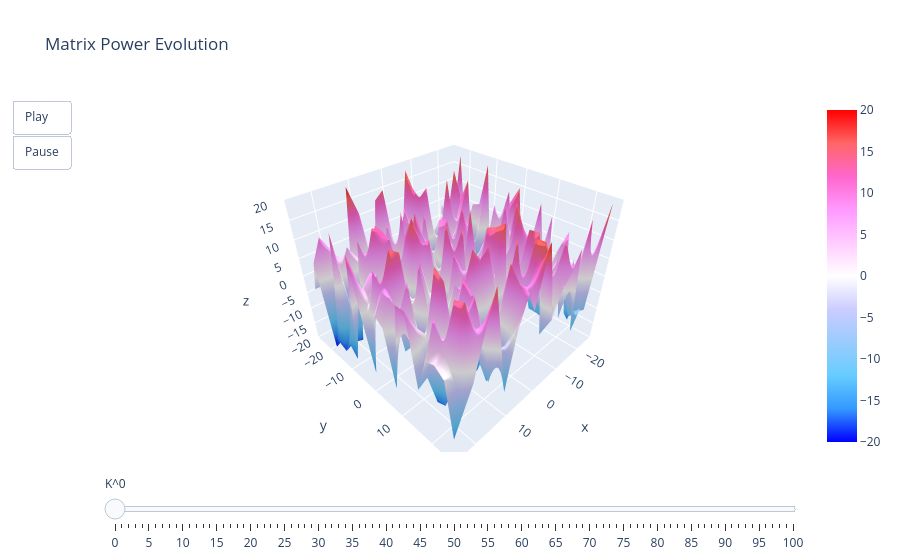

The code cell stored with this chart in its notebook:
### Code cell
import numpy as np 
import matplotlib.pyplot as plt
from pyplot_slider import plot_surface_slider



def ravel(d, e):
    i, j = d
    _, n = e
    return (i)*n + (j)

def power_matrix(A, n):
    E, V = np.linalg.eig(A)
    return V @ np.diag(E**n) @ np.linalg.inv(V)



d = 20
r = 0.025
x = np.linspace(-25, 25, d)
y = np.linspace(-25, 25, d)
np.random.seed(33)
Z = np.random.randint(-d, d, (d, d))
m, n = Z.shape
X, Y = np.meshgrid(x, y)


K = np.zeros((Z.size, Z.size))
for p in range(Z.size):
    i, j = np.unravel_index(p, Z.shape)
    
    if (i == 0) | (i == d-1) | (j == 0) | (j == d-1):
        K[p, p] = 1
        continue

    K[p, p] = 1 - 4*r

    neighbours = (
        (i+1, j),
        (i, j+1),
        (i-1, j),
        (i, j-1)
    )
    for n1, n2 in neighbours:
        q = ravel((n1, n2), Z.shape)
        K[p, q] = r

surface = []
three_frames_for_matplot = []
A = Z.copy()
for step in np.linspace(1, 5, 101):
    u = A.reshape(A.size)
    Q = power_matrix(K, step)
    U = Q @ u
    A = U.reshape(d, d)
    surface.append(A)
    if step == 1:
        three_frames_for_matplot.append(A)
    if step == 1.28:
        three_frames_for_matplot.append(A)
    if step == 2:
        three_frames_for_matplot.append(A)
        
    
plot_surface_slider(
    X,
    Y,
    surface,
    zlim=d,
    frame_duration=40,
    transition_duration=40
)

### Figure 1 — Plotly figure (JSON) as saved in the notebook; plotly's stock layout.template omitted (floating-point values rounded to 4 significant figures; data arrays with more than 128 entries replaced by an {"elided": "..."} marker saying what was removed)
{"data": [{"cmax": 20, "cmin": -20, "colorscale": [[0, "rgb(0,0,255)"], [0.1, "rgb(51,153,255)"], [0.2, "rgb(102,204,255)"], [0.3, "rgb(153,204,255)"], [0.4, "rgb(204,204,255)"], [0.5, "rgb(255,255,255)"], [0.6, "rgb(255,204,255)"], [0.7, "rgb(255,153,255)"], [0.8, "rgb(255,102,204)"], [0.9, "rgb(255,102,102)"], [1, "rgb(255,0,0)"]], "type": "surface", "x": {"elided": "20x20 float values"}, "y": {"elided": "20x20 float values"}, "z": {"elided": "20x20 float values"}}], "layout": {"scene": {"zaxis": {"range": [-20, 20]}}, "sliders": [{"active": 0, "currentvalue": {"prefix": "K^"}, "steps": [{"args": [["0"], {"frame": {"duration": 0, "redraw": true}, "mode": "immediate", "transition": {"duration": 0}}], "label": "0", "method": "animate"}, {"args": [["1"], {"frame": {"duration": 0, "redraw": true}, "mode": "immediate", "transition": {"duration": 0}}], "label": "1", "method": "animate"}, {"args": [["2"], {"frame": {"duration": 0, "redraw": true}, "mode": "immediate", "transition": {"duration": 0}}], "label": "2", "method": "animate"}, {"args": [["3"], {"frame": {"duration": 0, "redraw": true}, "mode": "immediate", "transition": {"duration": 0}}], "label": "3", "method": "animate"}, {"args": [["4"], {"frame": {"duration": 0, "redraw": true}, "mode": "immediate", "transition": {"duration": 0}}], "label": "4", "method": "animate"}, {"args": [["5"], {"frame": {"duration": 0, "redraw": true}, "mode": "immediate", "transition": {"duration": 0}}], "label": "5", "method": "animate"}, {"args": [["6"], {"frame": {"duration": 0, "redraw": true}, "mode": "immediate", "transition": {"duration": 0}}], "label": "6", "method": "animate"}, {"args": [["7"], {"frame": {"duration": 0, "redraw": true}, "mode": "immediate", "transition": {"duration": 0}}], "label": "7", "method": "animate"}, {"args": [["8"], {"frame": {"duration": 0, "redraw": true}, "mode": "immediate", "transition": {"duration": 0}}], "label": "8", "method": "animate"}, {"args": [["9"], {"frame": {"duration": 0, "redraw": true}, "mode": "immediate", "transition": {"duration": 0}}], "label": "9", "method": "animate"}, {"args": [["10"], {"frame": {"duration": 0, "redraw": true}, "mode": "immediate", "transition": {"duration": 0}}], "label": "10", "method": "animate"}, {"args": [["11"], {"frame": {"duration": 0, "redraw": true}, "mode": "immediate", "transition": {"duration": 0}}], "label": "11", "method": "animate"}, {"args": [["12"], {"frame": {"duration": 0, "redraw": true}, "mode": "immediate", "transition": {"duration": 0}}], "label": "12", "method": "animate"}, {"args": [["13"], {"frame": {"duration": 0, "redraw": true}, "mode": "immediate", "transition": {"duration": 0}}], "label": "13", "method": "animate"}, {"args": [["14"], {"frame": {"duration": 0, "redraw": true}, "mode": "immediate", "transition": {"duration": 0}}], "label": "14", "method": "animate"}, {"args": [["15"], {"frame": {"duration": 0, "redraw": true}, "mode": "immediate", "transition": {"duration": 0}}], "label": "15", "method": "animate"}, {"args": [["16"], {"frame": {"duration": 0, "redraw": true}, "mode": "immediate", "transition": {"duration": 0}}], "label": "16", "method": "animate"}, {"args": [["17"], {"frame": {"duration": 0, "redraw": true}, "mode": "immediate", "transition": {"duration": 0}}], "label": "17", "method": "animate"}, {"args": [["18"], {"frame": {"duration": 0, "redraw": true}, "mode": "immediate", "transition": {"duration": 0}}], "label": "18", "method": "animate"}, {"args": [["19"], {"frame": {"duration": 0, "redraw": true}, "mode": "immediate", "transition": {"duration": 0}}], "label": "19", "method": "animate"}, {"args": [["20"], {"frame": {"duration": 0, "redraw": true}, "mode": "immediate", "transition": {"duration": 0}}], "label": "20", "method": "animate"}, {"args": [["21"], {"frame": {"duration": 0, "redraw": true}, "mode": "immediate", "transition": {"duration": 0}}], "label": "21", "method": "animate"}, {"args": [["22"], {"frame": {"duration": 0, "redraw": true}, "mode": "immediate", "transition": {"duration": 0}}], "label": "22", "method": "animate"}, {"args": [["23"], {"frame": {"duration": 0, "redraw": true}, "mode": "immediate", "transition": {"duration": 0}}], "label": "23", "method": "animate"}, {"args": [["24"], {"frame": {"duration": 0, "redraw": true}, "mode": "immediate", "transition": {"duration": 0}}], "label": "24", "method": "animate"}, {"args": [["25"], {"frame": {"duration": 0, "redraw": true}, "mode": "immediate", "transition": {"duration": 0}}], "label": "25", "method": "animate"}, {"args": [["26"], {"frame": {"duration": 0, "redraw": true}, "mode": "immediate", "transition": {"duration": 0}}], "label": "26", "method": "animate"}, {"args": [["27"], {"frame": {"duration": 0, "redraw": true}, "mode": "immediate", "transition": {"duration": 0}}], "label": "27", "method": "animate"}, {"args": [["28"], {"frame": {"duration": 0, "redraw": true}, "mode": "immediate", "transition": {"duration": 0}}], "label": "28", "method": "animate"}, {"args": [["29"], {"frame": {"duration": 0, "redraw": true}, "mode": "immediate", "transition": {"duration": 0}}], "label": "29", "method": "animate"}, {"args": [["30"], {"frame": {"duration": 0, "redraw": true}, "mode": "immediate", "transition": {"duration": 0}}], "label": "30", "method": "animate"}, {"args": [["31"], {"frame": {"duration": 0, "redraw": true}, "mode": "immediate", "transition": {"duration": 0}}], "label": "31", "method": "animate"}, {"args": [["32"], {"frame": {"duration": 0, "redraw": true}, "mode": "immediate", "transition": {"duration": 0}}], "label": "32", "method": "animate"}, {"args": [["33"], {"frame": {"duration": 0, "redraw": true}, "mode": "immediate", "transition": {"duration": 0}}], "label": "33", "method": "animate"}, {"args": [["34"], {"frame": {"duration": 0, "redraw": true}, "mode": "immediate", "transition": {"duration": 0}}], "label": "34", "method": "animate"}, {"args": [["35"], {"frame": {"duration": 0, "redraw": true}, "mode": "immediate", "transition": {"duration": 0}}], "label": "35", "method": "animate"}, {"args": [["36"], {"frame": {"duration": 0, "redraw": true}, "mode": "immediate", "transition": {"duration": 0}}], "label": "36", "method": "animate"}, {"args": [["37"], {"frame": {"duration": 0, "redraw": true}, "mode": "immediate", "transition": {"duration": 0}}], "label": "37", "method": "animate"}, {"args": [["38"], {"frame": {"duration": 0, "redraw": true}, "mode": "immediate", "transition": {"duration": 0}}], "label": "38", "method": "animate"}, {"args": [["39"], {"frame": {"duration": 0, "redraw": true}, "mode": "immediate", "transition": {"duration": 0}}], "label": "39", "method": "animate"}, {"args": [["40"], {"frame": {"duration": 0, "redraw": true}, "mode": "immediate", "transition": {"duration": 0}}], "label": "40", "method": "animate"}, {"args": [["41"], {"frame": {"duration": 0, "redraw": true}, "mode": "immediate", "transition": {"duration": 0}}], "label": "41", "method": "animate"}, {"args": [["42"], {"frame": {"duration": 0, "redraw": true}, "mode": "immediate", "transition": {"duration": 0}}], "label": "42", "method": "animate"}, {"args": [["43"], {"frame": {"duration": 0, "redraw": true}, "mode": "immediate", "transition": {"duration": 0}}], "label": "43", "method": "animate"}, {"args": [["44"], {"frame": {"duration": 0, "redraw": true}, "mode": "immediate", "transition": {"duration": 0}}], "label": "44", "method": "animate"}, {"args": [["45"], {"frame": {"duration": 0, "redraw": true}, "mode": "immediate", "transition": {"duration": 0}}], "label": "45", "method": "animate"}, {"args": [["46"], {"frame": {"duration": 0, "redraw": true}, "mode": "immediate", "transition": {"duration": 0}}], "label": "46", "method": "animate"}, {"args": [["47"], {"frame": {"duration": 0, "redraw": true}, "mode": "immediate", "transition": {"duration": 0}}], "label": "47", "method": "animate"}, {"args": [["48"], {"frame": {"duration": 0, "redraw": true}, "mode": "immediate", "transition": {"duration": 0}}], "label": "48", "method": "animate"}, {"args": [["49"], {"frame": {"duration": 0, "redraw": true}, "mode": "immediate", "transition": {"duration": 0}}], "label": "49", "method": "animate"}, {"args": [["50"], {"frame": {"duration": 0, "redraw": true}, "mode": "immediate", "transition": {"duration": 0}}], "label": "50", "method": "animate"}, {"args": [["51"], {"frame": {"duration": 0, "redraw": true}, "mode": "immediate", "transition": {"duration": 0}}], "label": "51", "method": "animate"}, {"args": [["52"], {"frame": {"duration": 0, "redraw": true}, "mode": "immediate", "transition": {"duration": 0}}], "label": "52", "method": "animate"}, {"args": [["53"], {"frame": {"duration": 0, "redraw": true}, "mode": "immediate", "transition": {"duration": 0}}], "label": "53", "method": "animate"}, {"args": [["54"], {"frame": {"duration": 0, "redraw": true}, "mode": "immediate", "transition": {"duration": 0}}], "label": "54", "method": "animate"}, {"args": [["55"], {"frame": {"duration": 0, "redraw": true}, "mode": "immediate", "transition": {"duration": 0}}], "label": "55", "method": "animate"}, {"args": [["56"], {"frame": {"duration": 0, "redraw": true}, "mode": "immediate", "transition": {"duration": 0}}], "label": "56", "method": "animate"}, {"args": [["57"], {"frame": {"duration": 0, "redraw": true}, "mode": "immediate", "transition": {"duration": 0}}], "label": "57", "method": "animate"}, {"args": [["58"], {"frame": {"duration": 0, "redraw": true}, "mode": "immediate", "transition": {"duration": 0}}], "label": "58", "method": "animate"}, {"args": [["59"], {"frame": {"duration": 0, "redraw": true}, "mode": "immediate", "transition": {"duration": 0}}], "label": "59", "method": "animate"}, {"args": [["60"], {"frame": {"duration": 0, "redraw": true}, "mode": "immediate", "transition": {"duration": 0}}], "label": "60", "method": "animate"}, {"args": [["61"], {"frame": {"duration": 0, "redraw": true}, "mode": "immediate", "transition": {"duration": 0}}], "label": "61", "method": "animate"}, {"args": [["62"], {"frame": {"duration": 0, "redraw": true}, "mode": "immediate", "transition": {"duration": 0}}], "label": "62", "method": "animate"}, {"args": [["63"], {"frame": {"duration": 0, "redraw": true}, "mode": "immediate", "transition": {"duration": 0}}], "label": "63", "method": "animate"}, {"args": [["64"], {"frame": {"duration": 0, "redraw": true}, "mode": "immediate", "transition": {"duration": 0}}], "label": "64", "method": "animate"}, {"args": [["65"], {"frame": {"duration": 0, "redraw": true}, "mode": "immediate", "transition": {"duration": 0}}], "label": "65", "method": "animate"}, {"args": [["66"], {"frame": {"duration": 0, "redraw": true}, "mode": "immediate", "transition": {"duration": 0}}], "label": "66", "method": "animate"}, {"args": [["67"], {"frame": {"duration": 0, "redraw": true}, "mode": "immediate", "transition": {"duration": 0}}], "label": "67", "method": "animate"}, {"args": [["68"], {"frame": {"duration": 0, "redraw": true}, "mode": "immediate", "transition": {"duration": 0}}], "label": "68", "method": "animate"}, {"args": [["69"], {"frame": {"duration": 0, "redraw": true}, "mode": "immediate", "transition": {"duration": 0}}], "label": "69", "method": "animate"}, {"args": [["70"], {"frame": {"duration": 0, "redraw": true}, "mode": "immediate", "transition": {"duration": 0}}], "label": "70", "method": "animate"}, {"args": [["71"], {"frame": {"duration": 0, "redraw": true}, "mode": "immediate", "transition": {"duration": 0}}], "label": "71", "method": "animate"}, {"args": [["72"], {"frame": {"duration": 0, "redraw": true}, "mode": "immediate", "transition": {"duration": 0}}], "label": "72", "method": "animate"}, {"args": [["73"], {"frame": {"duration": 0, "redraw": true}, "mode": "immediate", "transition": {"duration": 0}}], "label": "73", "method": "animate"}, {"args": [["74"], {"frame": {"duration": 0, "redraw": true}, "mode": "immediate", "transition": {"duration": 0}}], "label": "74", "method": "animate"}, {"args": [["75"], {"frame": {"duration": 0, "redraw": true}, "mode": "immediate", "transition": {"duration": 0}}], "label": "75", "method": "animate"}, {"args": [["76"], {"frame": {"duration": 0, "redraw": true}, "mode": "immediate", "transition": {"duration": 0}}], "label": "76", "method": "animate"}, {"args": [["77"], {"frame": {"duration": 0, "redraw": true}, "mode": "immediate", "transition": {"duration": 0}}], "label": "77", "method": "animate"}, {"args": [["78"], {"frame": {"duration": 0, "redraw": true}, "mode": "immediate", "transition": {"duration": 0}}], "label": "78", "method": "animate"}, {"args": [["79"], {"frame": {"duration": 0, "redraw": true}, "mode": "immediate", "transition": {"duration": 0}}], "label": "79", "method": "animate"}, {"args": [["80"], {"frame": {"duration": 0, "redraw": true}, "mode": "immediate", "transition": {"duration": 0}}], "label": "80", "method": "animate"}, {"args": [["81"], {"frame": {"duration": 0, "redraw": true}, "mode": "immediate", "transition": {"duration": 0}}], "label": "81", "method": "animate"}, {"args": [["82"], {"frame": {"duration": 0, "redraw": true}, "mode": "immediate", "transition": {"duration": 0}}], "label": "82", "method": "animate"}, {"args": [["83"], {"frame": {"duration": 0, "redraw": true}, "mode": "immediate", "transition": {"duration": 0}}], "label": "83", "method": "animate"}, {"args": [["84"], {"frame": {"duration": 0, "redraw": true}, "mode": "immediate", "transition": {"duration": 0}}], "label": "84", "method": "animate"}, {"args": [["85"], {"frame": {"duration": 0, "redraw": true}, "mode": "immediate", "transition": {"duration": 0}}], "label": "85", "method": "animate"}, {"args": [["86"], {"frame": {"duration": 0, "redraw": true}, "mode": "immediate", "transition": {"duration": 0}}], "label": "86", "method": "animate"}, {"args": [["87"], {"frame": {"duration": 0, "redraw": true}, "mode": "immediate", "transition": {"duration": 0}}], "label": "87", "method": "animate"}, {"args": [["88"], {"frame": {"duration": 0, "redraw": true}, "mode": "immediate", "transition": {"duration": 0}}], "label": "88", "method": "animate"}, {"args": [["89"], {"frame": {"duration": 0, "redraw": true}, "mode": "immediate", "transition": {"duration": 0}}], "label": "89", "method": "animate"}, {"args": [["90"], {"frame": {"duration": 0, "redraw": true}, "mode": "immediate", "transition": {"duration": 0}}], "label": "90", "method": "animate"}, {"args": [["91"], {"frame": {"duration": 0, "redraw": true}, "mode": "immediate", "transition": {"duration": 0}}], "label": "91", "method": "animate"}, {"args": [["92"], {"frame": {"duration": 0, "redraw": true}, "mode": "immediate", "transition": {"duration": 0}}], "label": "92", "method": "animate"}, {"args": [["93"], {"frame": {"duration": 0, "redraw": true}, "mode": "immediate", "transition": {"duration": 0}}], "label": "93", "method": "animate"}, {"args": [["94"], {"frame": {"duration": 0, "redraw": true}, "mode": "immediate", "transition": {"duration": 0}}], "label": "94", "method": "animate"}, {"args": [["95"], {"frame": {"duration": 0, "redraw": true}, "mode": "immediate", "transition": {"duration": 0}}], "label": "95", "method": "animate"}, {"args": [["96"], {"frame": {"duration": 0, "redraw": true}, "mode": "immediate", "transition": {"duration": 0}}], "label": "96", "method": "animate"}, {"args": [["97"], {"frame": {"duration": 0, "redraw": true}, "mode": "immediate", "transition": {"duration": 0}}], "label": "97", "method": "animate"}, {"args": [["98"], {"frame": {"duration": 0, "redraw": true}, "mode": "immediate", "transition": {"duration": 0}}], "label": "98", "method": "animate"}, {"args": [["99"], {"frame": {"duration": 0, "redraw": true}, "mode": "immediate", "transition": {"duration": 0}}], "label": "99", "method": "animate"}, {"args": [["100"], {"frame": {"duration": 0, "redraw": true}, "mode": "immediate", "transition": {"duration": 0}}], "label": "100", "method": "animate"}]}], "title": {"text": "Matrix Power Evolution"}, "updatemenus": [{"buttons": [{"args": [null, {"frame": {"duration": 40, "redraw": true}, "fromcurrent": true, "mode": "immediate", "transition": {"duration": 40, "easing": "linear"}}], "label": "Play", "method": "animate"}, {"args": [[null], {"frame": {"duration": 0, "redraw": false}, "mode": "immediate", "transition": {"duration": 0}}], "label": "Pause", "method": "animate"}], "showactive": false, "type": "buttons"}]}}
